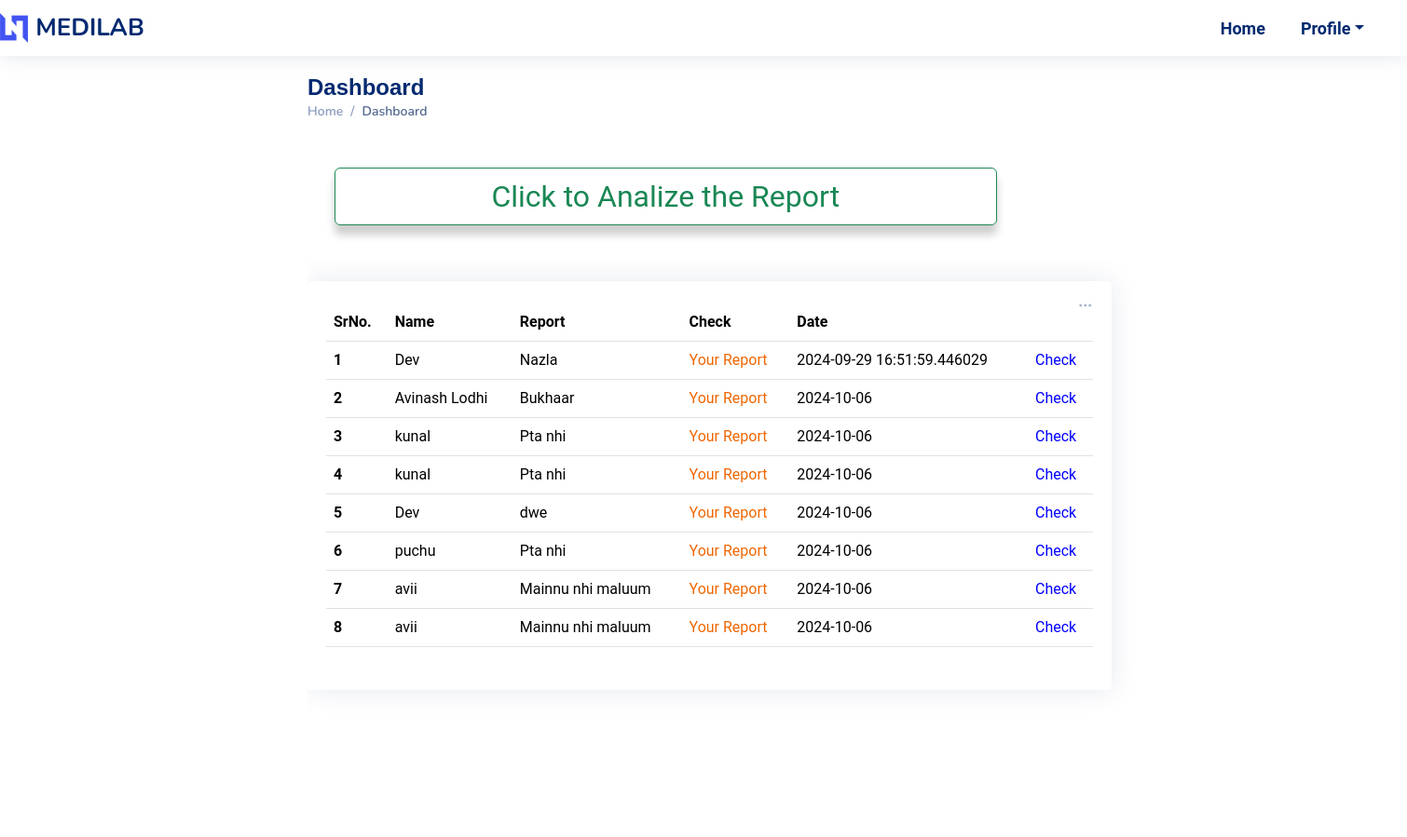
The page /dashboard (signed in) on the database as committed earlier.
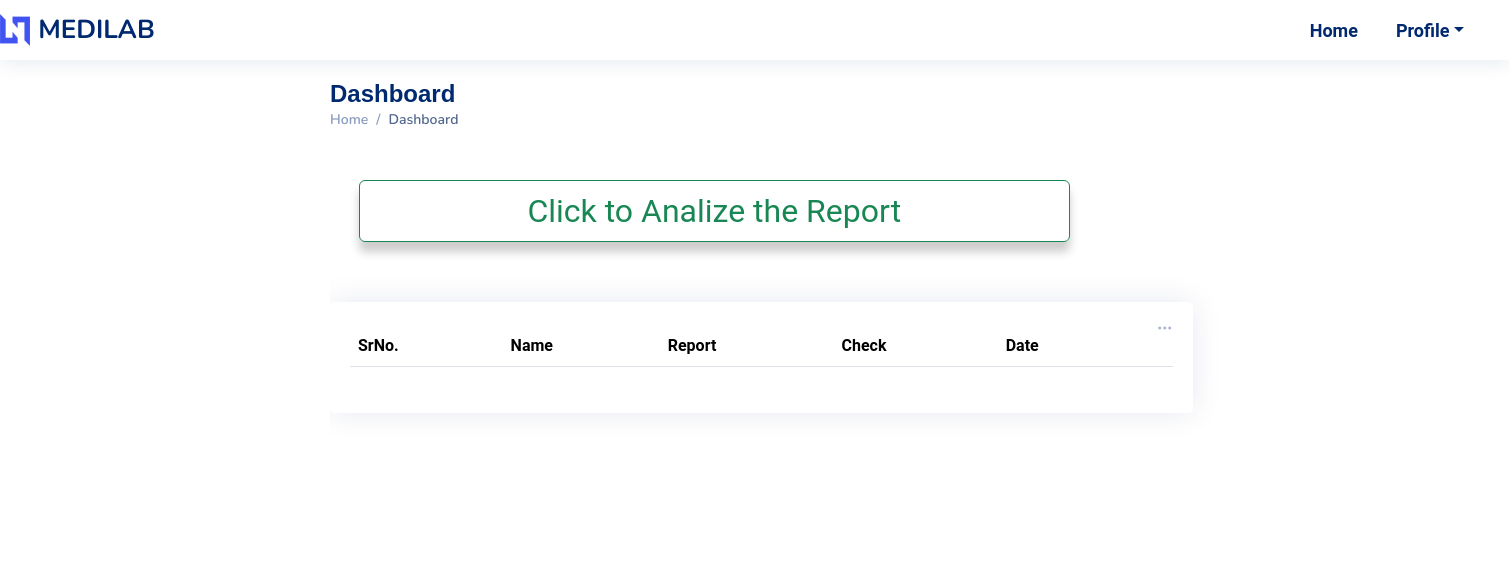
The same page on the database as committed later.
### main.py (models this page shows)
class Prevreports(db.Model):
    __tablename__ = 'prevreports'  # Fix: Table name should be double-underscored.
    Sno = db.Column(db.Integer, primary_key=True)
    Email = db.Column(db.String(80), db.ForeignKey('login.Email'),nullable=False)  # Fix: Correct foreign key table name 'login.Email'.
    Name = db.Column(db.String(80), nullable=False)
    Report = db.Column(db.String(150), nullable=False)
    File=db.Column(db.String(200),nullable=False)
    Date = db.Column(db.String(80), nullable=True)

### main.py (the view)
@app.route("/dashboard")
def dash():
    if('user' in session):
        user=Login.query.filter_by(Username=session['user']).first()
        if user:
            x=Prevreports.query.filter_by(Email=user.Email).first()
            data=Prevreports.query.filter_by(Email=user.Email).all()
            return render_template("dashboard.html",data=data,x=x)
    else:
        return render_template('dashboard.html',x='user')

### templates/dashboard.html (shortened to what this page needs)
<!DOCTYPE html>
<html lang="en">
<head>
  <link href="{{url_for('static',filename='assets/vendordsh/bootstrap/css/bootstrap.min.css')}}" rel="stylesheet">
  <link href="{{url_for('static',filename='assets/vendordsh/bootstrap-icons/bootstrap-icons.css')}}" rel="stylesheet">
  <link href="{{url_for('static',filename='assets/vendordsh/boxicons/css/boxicons.min.css')}}" rel="stylesheet">
  <link href="{{url_for('static',filename='assets/vendordsh/quill/quill.snow.css')}}" rel="stylesheet">
  <link href="{{url_for('static',filename='assets/vendordsh/quill/quill.bubble.css')}}" rel="stylesheet">
  <link href="{{url_for('static',filename='assets/vendordsh/remixicon/remixicon.css')}}" rel="stylesheet">
  <link href="{{url_for('static',filename='assets/vendordsh/simple-datatables/style.css')}}" rel="stylesheet">
  <link href="{{url_for('static',filename='assets/css/styledsh.css')}}" rel="stylesheet">
  <link href="{{url_for('static',filename='assets/css/main.css')}}" rel="stylesheet">
</head>
<body style="width: 100%;height: 100%;">
  <header id="header" class="header fixed-top d-flex align-items-center">
    <div>
      <a href="/" class="logo d-flex align-items-center" >
        <img src="{{url_for('static',filename='assets/imgdsh/logo.png')}}" alt="">
        <span class="d-none d-lg-block">MEDILAB</span>
      </a>
    </div>
    <nav class="header-nav ms-auto">
      <ul class="d-flex align-items-center">
        <li>
          <a class="nav-link nav-profile d-flex align-items-center pe-0" href="/" >
            <span class="d-none d-md-block ps-2" style="font-size: large; margin-right: 30px;" >Home   </span>
          </a>
        </li>
        <li class="nav-item dropdown pe-3">
          <a class="nav-link nav-profile d-flex align-items-center pe-0" href="#" data-bs-toggle="dropdown">
            <span class="d-none d-md-block dropdown-toggle ps-2" style="font-size: large; margin-right: 30px;" >Profile</span>
          </a>
        </li>
      </ul>
    </nav>
  </header>
  <main id="main" class="main" style="height: 100%; width: 100%;">
    <div class="pagetitle">
      <h1>Dashboard</h1>
      <nav>
        <ol class="breadcrumb">
          <li class="breadcrumb-item"><a href="/">Home</a></li>
          <li class="breadcrumb-item active">Dashboard</li>
        </ol>
      </nav>
      <br>
    </div>
    <div style="margin-left: 2%;">
      <div >
        <a href="/dashboard/rpt" class="btn btn-outline-success" style="justify-content: center; align-items: center; font-size: xx-large; width: 50%;box-shadow: 0 10px 10px rgba(0, 0, 0, 0.2);">Click to Analize the Report</a>
      </div>
    </div>
    <section class="section dashboard" style="width: 100%;">
      <div class="row">
        <div class="col-lg-8">
          <div class="row">
            <div >
              <div class="card info-card sales-card" style="width: 90%;">
                <div class="filter">
                  <a class="icon" href="#" data-bs-toggle="dropdown"><i class="bi bi-three-dots"></i></a>
                </div>
                <br>
                <div class="card-body">
                  <table class="table">
                    <thead class="thead-dark">
                      <tr>
                        <th scope="col">SrNo. </th>
                        <th scope="col">Name</th>
                        <th scope="col">Report</th>
                        <th scope="col">Check</th>
                        <th scope="col">Date</th>
                        <th scope="col"></th>
                      </tr>
                    </thead>
                    <tbody>
                      {% for p in data %}
                      <tr>
                        <th >{{p.Sno}}</th>
                        <td>{{p.Name}}</td>
                        <td>{{p.Report}}</td>
                        <td><a href="/dashboard/yourpdf{{p.File}}">
                        Your Report</a></td>
                        <td>{{p.Date}}</td>
                        <td><a href="/dashboard/rpt/analyze?filename={{p.File}}" style="color: blue;">Check</a></td>
                      </tr>
                      {% endfor %}
                    </tbody>
                  </table>
                </div>
              </div>
            </div>
<div>       <br>     <br></div>
          </main>
</body>
</html>

### static/assets/css/styledsh.css (style rules this page uses)
:root { scroll-behavior: smooth; }
body { font-family: "Open Sans", sans-serif; background: #f6f9ff; color: #444444; }
a { color: #4154f1; text-decoration: none; }
h1, h2, h3, h4, h5, h6 { font-family: "Nunito", sans-serif; }
#main { margin-top: 60px; padding: 20px 30px; transition: all 0.3s; }
.pagetitle { margin-bottom: 10px; }
.pagetitle h1 { font-size: 24px; margin-bottom: 0; font-weight: 600; color: #012970; }
.card { margin-bottom: 30px; border: none; border-radius: 5px; box-shadow: 0px 0 30px rgba(1, 41, 112, 0.1); }
.card-body { padding: 0 20px 20px 20px; }
.breadcrumb { font-size: 14px; font-family: "Nunito", sans-serif; color: #899bbd; font-weight: 600; }
.breadcrumb a { color: #899bbd; transition: 0.3s; }
.breadcrumb .breadcrumb-item::before { color: #899bbd; }
.breadcrumb .active { color: #51678f; font-weight: 600; }
.logo { line-height: 1; }
@media (min-width: 1200px) { .logo { width: 280px; } }
.logo img { max-height: 26px; margin-right: 6px; }
.logo span { font-size: 26px; font-weight: 700; color: #012970; font-family: "Nunito", sans-serif; }
.header { transition: all 0.5s; z-index: 997; height: 60px; box-shadow: 0px 2px 20px rgba(1, 41, 112, 0.1); background-color: #fff; padding-left: 20px; }
.header-nav ul { list-style: none; }
.header-nav>ul { margin: 0; padding: 0; }
.header-nav .nav-profile { color: #012970; }
.header-nav .nav-profile span { font-size: 14px; font-weight: 600; }
@media (min-width: 1200px) { #main, #footer { margin-left: 300px; } }
.dashboard .filter { position: absolute; right: 0px; top: 15px; }
.dashboard .filter .icon { color: #aab7cf; padding-right: 20px; padding-bottom: 5px; transition: 0.3s; font-size: 16px; }
.dashboard .info-card { padding-bottom: 10px; }

### static/assets/css/main.css (style rules this page uses)
:root { --default-font: "Roboto", system-ui, -apple-system, "Segoe UI", Roboto, "Helvetica Neue", Arial, "Noto Sans", "Liberation Sans", sans-serif, "Apple Color Emoji", "Segoe UI Emoji", "Segoe UI Symbol", "Noto Color Emoji"; --heading-font: "Raleway", sans-serif; --nav-font: "Poppins", sans-serif; }
:root { --background-color: #ffffff; --default-color: #444444; --heading-color: #2a2c39; --accent-color: #ef6603; --surface-color: #ffffff; --contrast-color: #ffffff; }
:root { --nav-color: #ffffff; --nav-hover-color: #ef6603; }
:root { scroll-behavior: smooth; }
body { color: var(--default-color); background-color: var(--background-color); font-family: var(--default-font); }
a { color: var(--accent-color); text-decoration: none; transition: 0.3s; }
h1, h2, h3, h4, h5, h6 { color: var(--heading-color); font-family: var(--heading-font); }
.header { --background-color: rgba(255, 255, 255, 0); --heading-color: #ffffff; color: var(--default-color); background-color: var(--background-color); padding: 20px 0; transition: all 0.5s; z-index: 997; }
.header .logo { line-height: 1; }
.header .logo img { max-height: 32px; margin-right: 8px; }
section, .section { color: var(--default-color); background-color: var(--background-color); padding: 60px 0; scroll-margin-top: 77px; overflow: clip; }

Rows that differ between the two databases and show on the page:
removed Prevreports: Sno "1", Name "Dev", Report "Nazla", Date "2024-09-29 16:51:59.446029"
removed Prevreports: Sno "2", Name "Avinash Lodhi", Report "Bukhaar", Date "2024-10-06"
removed Prevreports: Sno "3", Name "kunal", Report "Pta nhi", Date "2024-10-06"
removed Prevreports: Sno "4", Name "kunal", Report "Pta nhi", Date "2024-10-06"
removed Prevreports: Sno "5", Name "Dev", Report "dwe", Date "2024-10-06"
removed Prevreports: Sno "6", Name "puchu", Report "Pta nhi", Date "2024-10-06"
removed Prevreports: Sno "7", Name "avii", Report "Mainnu nhi maluum", Date "2024-10-06"
removed Prevreports: Sno "8", Name "avii", Report "Mainnu nhi maluum", Date "2024-10-06"
